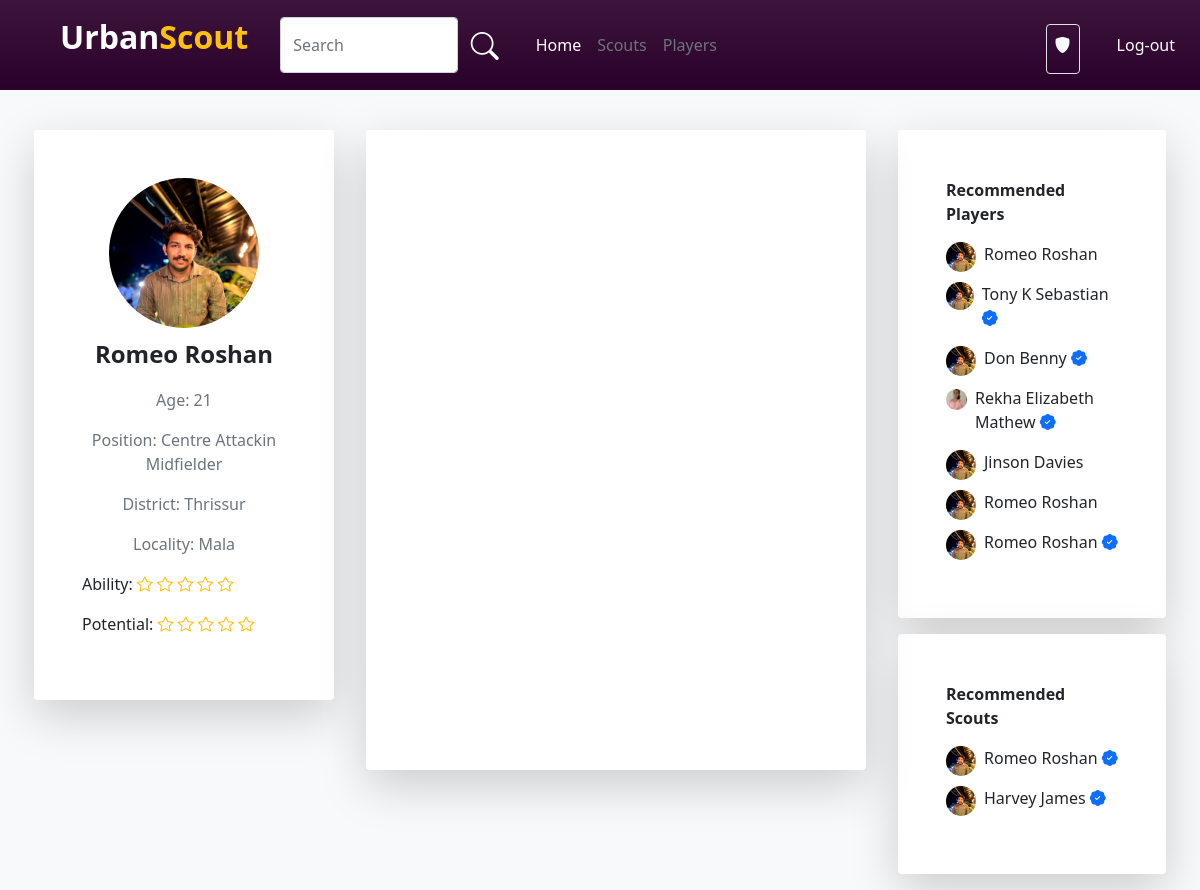
/playerhome/11, run on the app's committed database.
### account/models.py (models this page shows)
class User(AbstractUser):
    username=models.CharField(max_length=32, blank=True, null=True)
    USERNAME_FIELD = 'email'
    email = models.EmailField(unique=True)
    img=models.ImageField(upload_to='pics',default='https://img.freepik.com/free-icon/man_318-677829.jpg',null=True)
    is_player=models.BooleanField('is_player',default=False)
    is_club=models.BooleanField('is_club',default=False)
    is_scout=models.BooleanField('is_scout',default=False)
    player_dob = models.DateField(("Date of Birth"), default=date.today, validators=[validate_dob])
    player_pos = models.CharField(("Position"),default='',max_length=30,choices=Pos_Choice)
    district = models.CharField(("District"),default='',max_length=20,choices=District_Choice)
    locality = models.CharField(("Locality"),default='',max_length=50,blank=True)
    player_foot = models.CharField(("Prefered Foot"),default='',max_length=10,choices=Foot_Choice)
    player_ability = models.IntegerField(("Ability"),default=0,choices=Ability_Choice)
    club_reputation = models.IntegerField(("Club Reputation"),default=0,choices=Ability_Choice)
    player_potential = models.IntegerField(("Potential"),default=0,choices=Ability_Choice)
    desc=models.CharField(("Description"),max_length=100, default='')
    club_name=models.CharField((("Club Name")),default='',max_length=30)
    scouted_by=models.CharField(max_length=30,default='')
    REQUIRED_FIELDS = []

### account/views.py (the view)
# urls.py: path('playerhome/<int:user_id>',views.playerHome,name="player-home"),
def playerHome(request,user_id):
    players = User.objects.filter(is_player=True)
    scout=User.objects.filter(is_scout=True)
    ability_range = range(0, 5)
    feeds=NewFeeds.objects.filter(user_id=user_id).order_by('-id')
    ability_range = range(0, 5)
    player=User.objects.filter(id=user_id)
    return render(request,'player-home.html',{'player':player,'abilityRange':ability_range,'playerdata':players,'scout':scout,'feeds':feeds})

### template/player-home.html (shortened to what this page needs)
{% load static %}
<!DOCTYPE html>
<html lang="en">
<head>
    <link rel="stylesheet" href="{% static 'style.css' %}">
    <link href="https://cdn.jsdelivr.net/npm/bootstrap@5.0.2/dist/css/bootstrap.min.css" rel="stylesheet"
>
    <link rel="stylesheet" href="https://cdn.jsdelivr.net/npm/bootstrap-icons@1.10.5/font/bootstrap-icons.css">
</head>
<body class="bg-light">
    <nav class="navbar player-navbar navbar-expand-lg">
        <div class="container-fluid">
            <a class="ms-5 navbar-brand d-flex fs-2 fw-bold" href="#">
                <p class="text-white">Urban</p>
                <p class="text-warning">Scout</p>
            </a>
            <div class="collapse navbar-collapse" id="navbarNav">
                <div class="ms-3 d-flex w-50">
                    <input type="text" class="form-control" placeholder="Search">
                    <button class="btn shadow-none"><i class="bi bi-search fs-3 text-white"></i></button>
                </div>
                <div class="ms-3">
                    <ul class="navbar-nav me-auto mb-2 mb-lg-0">
                        <li class="nav-item">
                            <a class="nav-link  text-white" aria-current="page" href="{% url 'index' %}">Home</a>
                        </li>
                        <li class="nav-item">
                            <a class="nav-link text-secondary" aria-current="page" href="{% url 'ClubScout' %}">Scouts</a>
                        </li>
                        <li class="nav-item">
                            <a class="nav-link text-secondary" aria-current="page"
                                href="{% url 'ClubPlayer' %}">Players</a>
                        </li>
                    </ul>
                </div>
                <div class="d-flex w-100 justify-content-start justify-content-sm-end">
                    <div class="border rounded p-2 pb-0 mt-2 ms-3">
                        <p class="text-light "><i class="bi bi-shield-fill"></i> {{user.club_name}} </p>
                    </div>
                    <a class="d-flex flex-column justify-content-center text-decoration-none"
                        href="{% url 'logout' %}"><button class="btn text-white ms-4">Log-out</button></a>
                </div>
            </div>
        </div>
    </nav>
    {% for i in player %}
    <div class="d-flex flex-wrap justify-content-center mt-4">
        <div class="col-lg-3 h-50 col-12 m-3 p-5 rounded bg-white shadow-lg position-sticky">
            <div class="">
                <div class="d-flex justify-content-center">
                    <div class="">
                        <img class="rounded-circle img-width" src={{i.img.url}} alt="">
                    </div>
                </div>
                <div class="text-center">
                    <p class="text-dark mt-2 fs-4 fw-bold">{{i.first_name}} {{i.last_name}}</p>
                    <p id="age" class="text-secondary"></p>
                    <p class="text-secondary">Position: {{i.player_pos}}</p>
                    <p class="text-secondary">District: {{i.district}}</p>
                    <p class="text-secondary">Locality: {{i.locality}}</p>
                </div>
                <div>
                    <p>Ability:{% with ability=i.player_ability %} {% for j in abilityRange %}
                        {% if j < ability %}
                        <i class="bi bi-star-fill text-warning"></i>
                        {% else %}
                        <i class="bi bi-star text-warning"></i>
                        {% endif %}
                        {% endfor %}
                        {% endwith %}
                    </p>
                    <p>Potential:{% with potential=i.player_potential %} {% for j in abilityRange %}
                        {% if j < potential %}
                        <i class="bi bi-star-fill text-warning"></i>
                        {% else %}
                        <i class="bi bi-star text-warning"></i>
                        {% endif %}
                        {% endfor %}
                        {% endwith %}
                    </p>
                </div>
            </div>
        </div>
        <div class="col-lg-5 col-12 player-feeds m-3 p-5 rounded bg-white shadow-lg">
        </div>
        {% endfor %}
        <div class="col-lg-3 col-12">
            <div class="m-3 p-5 rounded bg-white shadow-lg">
                <div>
                    <p class="fw-bold">Recommended Players</p>
                    {% for Players in playerdata %}
                    <a class="text-decoration-none text-dark" href="{% url 'player-home' Players.id %}">
                        <div class="d-flex">
                            <div class="rec-img-club">
                                <img class="w-100 rounded-circle" src="{{Players.img.url}}" alt="">
                            </div>
                            <p class="ms-2">{{Players.first_name}} {{Players.last_name}}{% if Players.scouted_by != '' %}
                                <i class="bi bi-patch-check-fill text-primary"></i>
                                {% endif %}</p></p>
                        </div>
                    </a>
                    {% endfor %}
                </div>
            </div>
            <div class="m-3 p-5 rounded bg-white shadow-lg">
                <div>
                    <p class="fw-bold">Recommended Scouts</p>
                    {% for scouts in scout %}
                    {% if scouts.is_staff == 0 %}
                    <a class="text-decoration-none text-dark" href="{% url 'scout-home' scouts.id %}">
                        <div class="d-flex">
                            <div class="rec-img-club">
                                <img class="w-100 rounded-circle" src="{{scouts.img.url}}" alt="">
                            </div>
                            <p class="ms-2">{{scouts.first_name}} {{scouts.last_name}} <i class="bi bi-patch-check-fill text-primary"></i></p>
                        </div>
                    </a>
                    {% endif %}
                    {% endfor %}
                </div>
            </div>
        </div>
    </div>
</body>
</html>

### static/style.css (style rules this page uses)
.player-navbar { background: linear-gradient(rgb(60, 21, 60), rgb(41, 0, 41)); }
.img-width { width: 150px; height: 150px; }
.rec-img-club { width: 30px; height: 30px; }
.player-feeds { height: 80vh; overflow-y: scroll; position: relative; }

### data on the page
User: img (picture), first_name "Romeo", last_name "Roshan", player_pos "Centre Attackin Midfielder", district "Thrissur", locality "Mala", player_ability 0 (drawn), player_potential 0 (drawn)
User: img (picture), first_name "Tony", last_name "K Sebastian"
User: img (picture), first_name "Don", last_name "Benny"
User: img (picture), first_name "Rekha Elizabeth", last_name "Mathew"
User: img (picture), first_name "Jinson", last_name "Davies"
User: img (picture), first_name "Romeo", last_name "Roshan"
User: img (picture), first_name "Romeo", last_name "Roshan"
User: img (picture), first_name "Romeo", last_name "Roshan"
User: img (picture), first_name "Harvey", last_name "James"
